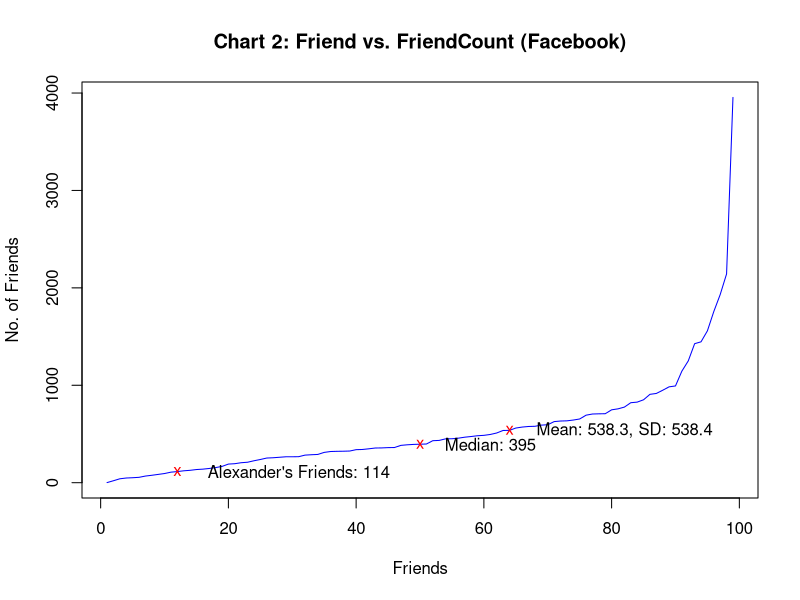

Write the R code that produced this figure.
#!/usr/bin/env Rscript


rawInput <- read.csv(file='FoFCountFacebook.csv', head=TRUE, sep=",")
rawInput$FRIENDCOUNT <- sort(rawInput$FRIENDCOUNT, decreasing = FALSE)

plot(rawInput$FRIENDCOUNT, type='l', xlab='Friends', ylab='No. of Friends', main='Chart 2: Friend vs. FriendCount (Facebook)', col='blue')
rawInput$FRIENDCOUNT[12]
meanValue <- mean(rawInput$FRIENDCOUNT)
meanValue
medianValue <- median(rawInput$FRIENDCOUNT)
medianValue
standardDeviationValue <- sd(rawInput$FRIENDCOUNT)
standardDeviationValue


text(12, 114, "x", col = 'red')#I am 12th in sorted list
text(31, 114, "Alexander's Friends: 114")

text(64, meanValue, 'x', col = 'red')
text(82, meanValue, 'Mean: 538.3, SD: 538.4')

text(50, medianValue, 'x', col = 'red')
text(61, medianValue, 'Median: 395')

#text(64, standardDeviationValue, 'x', col = 'red')
#text(68, standardDeviationValue, 'sd: 538.401')



